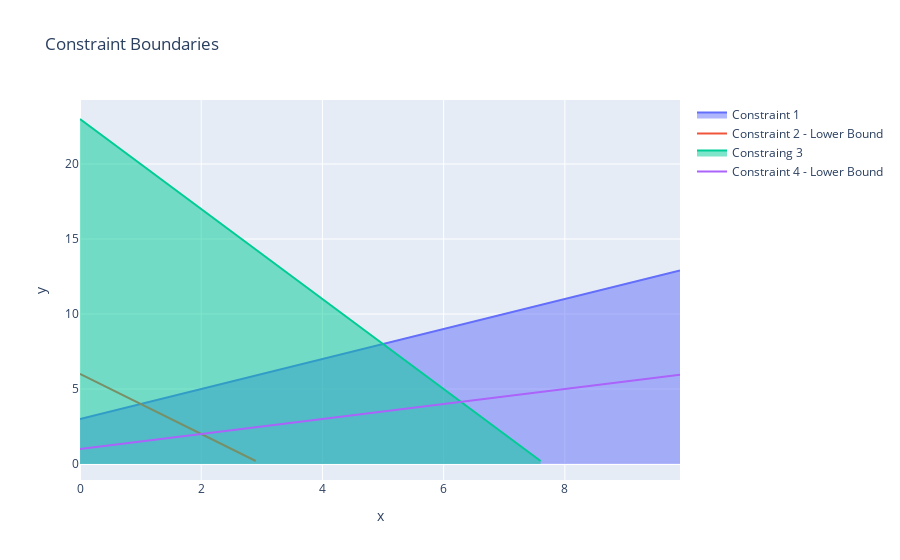

The notebook cell this image was saved under:
### Code cell
layout = {
 'height': 600,
 'title': {'text': 'Constraint Boundaries'},
 'xaxis': {'title': 'x'},
 'yaxis': {'title': 'y'}
}

fig = go.Figure(data=constraint_traces, layout=layout)
iplot(fig)
